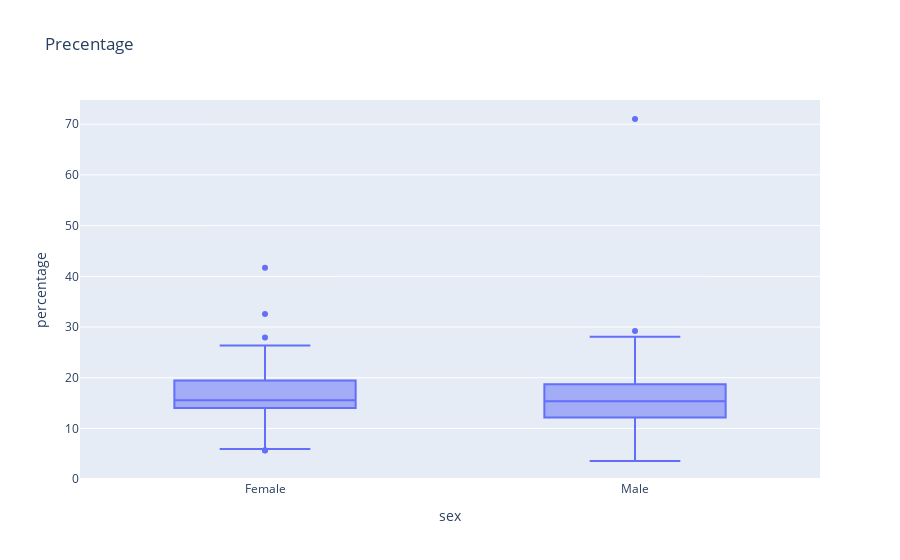

Notebook code cell kept with this figure:
### Markdown cell above
### Percentage view

### Code cell
gdf=df.groupby('sex').agg({'percentage':'mean'})
px.box(df, title = 'Precentage', y='percentage', x='sex')

### Figure 1 — Plotly figure (JSON) as saved in the notebook; plotly's stock layout.template omitted (floating-point values rounded to 4 significant figures; data arrays with more than 128 entries replaced by an {"elided": "..."} marker saying what was removed)
{"data": [{"alignmentgroup": "True", "hovertemplate": "sex=%{x}<br>percentage=%{y}<extra></extra>", "legendgroup": "", "marker": {"color": "#636efa"}, "name": "", "notched": false, "offsetgroup": "", "orientation": "v", "showlegend": false, "type": "box", "x": {"elided": "244 str values"}, "x0": " ", "xaxis": "x", "y": {"elided": "244 float values"}, "y0": " ", "yaxis": "y"}], "layout": {"boxmode": "group", "legend": {"tracegroupgap": 0}, "title": {"text": "Precentage"}, "xaxis": {"anchor": "y", "domain": [0, 1], "title": {"text": "sex"}}, "yaxis": {"anchor": "x", "domain": [0, 1], "title": {"text": "percentage"}}}}
